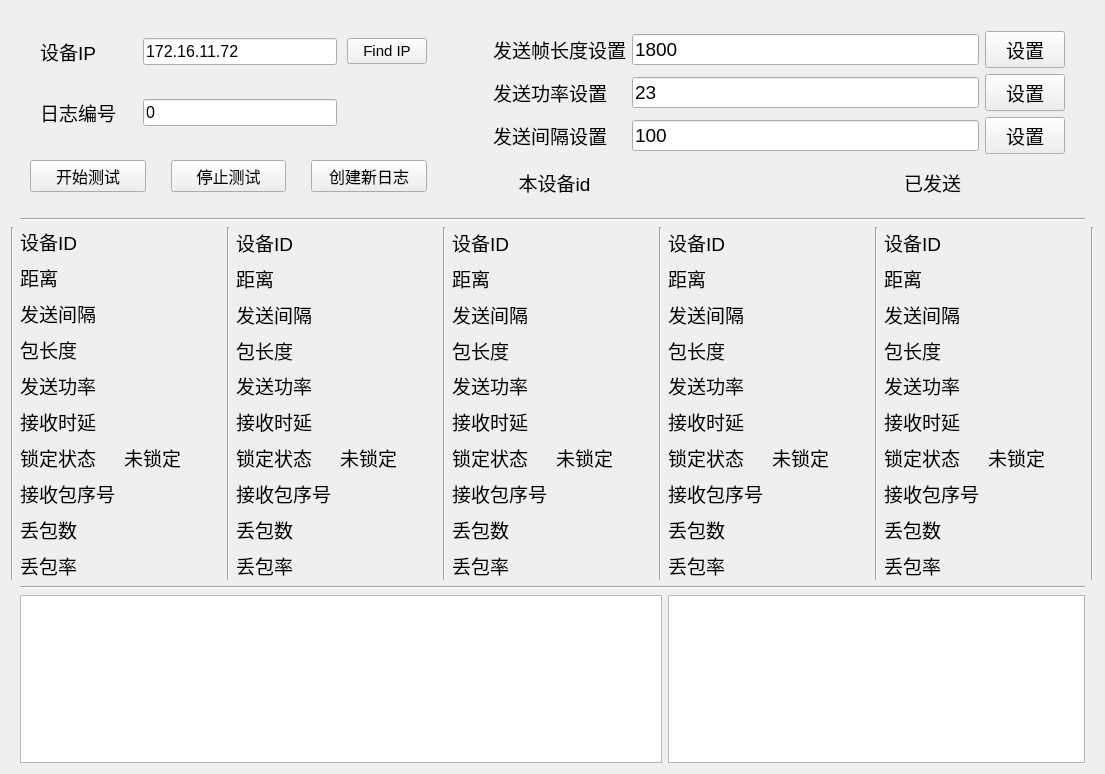
<?xml version="1.0" encoding="UTF-8"?>
<ui version="4.0">
 <class>Form</class>
 <widget class="QWidget" name="Form">
  <property name="enabled">
   <bool>true</bool>
  </property>
  <property name="geometry">
   <rect>
    <x>0</x>
    <y>0</y>
    <width>1105</width>
    <height>774</height>
   </rect>
  </property>
  <property name="sizePolicy">
   <sizepolicy hsizetype="Preferred" vsizetype="Preferred">
    <horstretch>0</horstretch>
    <verstretch>0</verstretch>
   </sizepolicy>
  </property>
  <property name="mouseTracking">
   <bool>false</bool>
  </property>
  <property name="windowTitle">
   <string>V2X通信测试工具 v1.0      (by Dedia)</string>
  </property>
  <property name="layoutDirection">
   <enum>Qt::LeftToRight</enum>
  </property>
  <layout class="QGridLayout" name="gridLayout_10">
   <item row="4" column="1" colspan="9">
    <widget class="Line" name="line_3">
     <property name="orientation">
      <enum>Qt::Horizontal</enum>
     </property>
    </widget>
   </item>
   <item row="3" column="5">
    <layout class="QGridLayout" name="gridLayout_6">
     <item row="0" column="0">
      <widget class="QLabel" name="label_31">
       <property name="font">
        <font>
         <family>Arial</family>
         <pointsize>14</pointsize>
        </font>
       </property>
       <property name="text">
        <string>设备ID</string>
       </property>
      </widget>
     </item>
     <item row="0" column="1">
      <widget class="QLabel" name="label_deviceId_3">
       <property name="font">
        <font>
         <family>Arial</family>
         <pointsize>14</pointsize>
        </font>
       </property>
       <property name="text">
        <string/>
       </property>
      </widget>
     </item>
     <item row="1" column="0">
      <widget class="QLabel" name="label_32">
       <property name="font">
        <font>
         <family>Arial</family>
         <pointsize>14</pointsize>
        </font>
       </property>
       <property name="text">
        <string>距离</string>
       </property>
      </widget>
     </item>
     <item row="1" column="1">
      <widget class="QLabel" name="label_deviceDist_3">
       <property name="font">
        <font>
         <family>Arial</family>
         <pointsize>14</pointsize>
        </font>
       </property>
       <property name="text">
        <string/>
       </property>
      </widget>
     </item>
     <item row="2" column="0">
      <widget class="QLabel" name="label_33">
       <property name="font">
        <font>
         <family>Arial</family>
         <pointsize>14</pointsize>
        </font>
       </property>
       <property name="text">
        <string>发送间隔</string>
       </property>
      </widget>
     </item>
     <item row="2" column="1">
      <widget class="QLabel" name="label_sendInt_3">
       <property name="font">
        <font>
         <family>Arial</family>
         <pointsize>14</pointsize>
        </font>
       </property>
       <property name="text">
        <string/>
       </property>
      </widget>
     </item>
     <item row="3" column="0">
      <widget class="QLabel" name="label_34">
       <property name="font">
        <font>
         <family>Arial</family>
         <pointsize>14</pointsize>
        </font>
       </property>
       <property name="text">
        <string>包长度</string>
       </property>
      </widget>
     </item>
     <item row="3" column="1">
      <widget class="QLabel" name="label_long_3">
       <property name="font">
        <font>
         <family>Arial</family>
         <pointsize>14</pointsize>
        </font>
       </property>
       <property name="text">
        <string/>
       </property>
      </widget>
     </item>
     <item row="4" column="0">
      <widget class="QLabel" name="label_35">
       <property name="font">
        <font>
         <family>Arial</family>
         <pointsize>14</pointsize>
        </font>
       </property>
       <property name="text">
        <string>发送功率</string>
       </property>
      </widget>
     </item>
     <item row="4" column="1">
      <widget class="QLabel" name="label_power_3">
       <property name="font">
        <font>
         <family>Arial</family>
         <pointsize>14</pointsize>
        </font>
       </property>
       <property name="text">
        <string/>
       </property>
      </widget>
     </item>
     <item row="5" column="0">
      <widget class="QLabel" name="label_36">
       <property name="font">
        <font>
         <family>Arial</family>
         <pointsize>14</pointsize>
        </font>
       </property>
       <property name="text">
        <string>接收时延</string>
       </property>
      </widget>
     </item>
     <item row="5" column="1">
      <widget class="QLabel" name="label_delay_3">
       <property name="font">
        <font>
         <family>Arial</family>
         <pointsize>14</pointsize>
        </font>
       </property>
       <property name="text">
        <string/>
       </property>
      </widget>
     </item>
     <item row="6" column="0">
      <widget class="QLabel" name="label_37">
       <property name="font">
        <font>
         <family>Arial</family>
         <pointsize>14</pointsize>
        </font>
       </property>
       <property name="text">
        <string>锁定状态</string>
       </property>
      </widget>
     </item>
     <item row="6" column="1">
      <widget class="QLabel" name="label_status_3">
       <property name="font">
        <font>
         <family>Arial</family>
         <pointsize>14</pointsize>
        </font>
       </property>
       <property name="text">
        <string>未锁定</string>
       </property>
      </widget>
     </item>
     <item row="7" column="0">
      <widget class="QLabel" name="label_38">
       <property name="font">
        <font>
         <family>Arial</family>
         <pointsize>14</pointsize>
        </font>
       </property>
       <property name="text">
        <string>接收包序号</string>
       </property>
      </widget>
     </item>
     <item row="7" column="1">
      <widget class="QLabel" name="label_index_3">
       <property name="font">
        <font>
         <family>Arial</family>
         <pointsize>14</pointsize>
        </font>
       </property>
       <property name="text">
        <string/>
       </property>
      </widget>
     </item>
     <item row="8" column="0">
      <widget class="QLabel" name="label_39">
       <property name="font">
        <font>
         <family>Arial</family>
         <pointsize>14</pointsize>
        </font>
       </property>
       <property name="text">
        <string>丢包数</string>
       </property>
      </widget>
     </item>
     <item row="8" column="1">
      <widget class="QLabel" name="label_lostCnt_3">
       <property name="font">
        <font>
         <family>Arial</family>
         <pointsize>14</pointsize>
        </font>
       </property>
       <property name="text">
        <string/>
       </property>
      </widget>
     </item>
     <item row="9" column="0">
      <widget class="QLabel" name="label_40">
       <property name="font">
        <font>
         <family>Arial</family>
         <pointsize>14</pointsize>
        </font>
       </property>
       <property name="text">
        <string>丢包率</string>
       </property>
      </widget>
     </item>
     <item row="9" column="1">
      <widget class="QLabel" name="label_lostLv_3">
       <property name="font">
        <font>
         <family>Arial</family>
         <pointsize>14</pointsize>
        </font>
       </property>
       <property name="text">
        <string/>
       </property>
      </widget>
     </item>
    </layout>
   </item>
   <item row="3" column="8">
    <widget class="Line" name="line_12">
     <property name="orientation">
      <enum>Qt::Vertical</enum>
     </property>
    </widget>
   </item>
   <item row="1" column="1" colspan="3">
    <layout class="QGridLayout" name="gridLayout_4" rowstretch="0">
     <property name="leftMargin">
      <number>10</number>
     </property>
     <property name="rightMargin">
      <number>10</number>
     </property>
     <property name="bottomMargin">
      <number>20</number>
     </property>
     <property name="horizontalSpacing">
      <number>25</number>
     </property>
     <item row="0" column="0">
      <widget class="QPushButton" name="pushButton_connect">
       <property name="font">
        <font>
         <family>黑体</family>
         <pointsize>12</pointsize>
         <weight>50</weight>
         <bold>false</bold>
        </font>
       </property>
       <property name="styleSheet">
        <string notr="true"/>
       </property>
       <property name="text">
        <string>开始测试</string>
       </property>
      </widget>
     </item>
     <item row="0" column="1">
      <widget class="QPushButton" name="pushButton_closeconnect">
       <property name="font">
        <font>
         <family>黑体</family>
         <pointsize>12</pointsize>
         <weight>50</weight>
         <bold>false</bold>
        </font>
       </property>
       <property name="styleSheet">
        <string notr="true"/>
       </property>
       <property name="text">
        <string>停止测试</string>
       </property>
      </widget>
     </item>
     <item row="0" column="2">
      <widget class="QPushButton" name="pushButton_relog">
       <property name="font">
        <font>
         <family>黑体</family>
         <pointsize>12</pointsize>
         <weight>50</weight>
         <bold>false</bold>
        </font>
       </property>
       <property name="styleSheet">
        <string notr="true"/>
       </property>
       <property name="text">
        <string>创建新日志</string>
       </property>
      </widget>
     </item>
    </layout>
   </item>
   <item row="0" column="1" colspan="3">
    <layout class="QGridLayout" name="gridLayout_3">
     <property name="leftMargin">
      <number>20</number>
     </property>
     <property name="rightMargin">
      <number>10</number>
     </property>
     <property name="horizontalSpacing">
      <number>10</number>
     </property>
     <item row="1" column="1">
      <widget class="QLineEdit" name="lineEdit_xh">
       <property name="font">
        <font>
         <family>Arial</family>
         <pointsize>12</pointsize>
        </font>
       </property>
       <property name="text">
        <string>0</string>
       </property>
      </widget>
     </item>
     <item row="1" column="0">
      <widget class="QLabel" name="label_10">
       <property name="font">
        <font>
         <family>Arial</family>
         <pointsize>14</pointsize>
        </font>
       </property>
       <property name="text">
        <string>日志编号</string>
       </property>
      </widget>
     </item>
     <item row="0" column="0">
      <widget class="QLabel" name="lab_dip">
       <property name="font">
        <font>
         <family>Arial</family>
         <pointsize>14</pointsize>
        </font>
       </property>
       <property name="styleSheet">
        <string notr="true"/>
       </property>
       <property name="text">
        <string>设备IP       </string>
       </property>
      </widget>
     </item>
     <item row="0" column="1">
      <widget class="QLineEdit" name="lineEdit_ip">
       <property name="font">
        <font>
         <family>Arial</family>
         <pointsize>12</pointsize>
        </font>
       </property>
       <property name="text">
        <string>172.16.11.72</string>
       </property>
      </widget>
     </item>
     <item row="0" column="2">
      <widget class="QPushButton" name="pushButton_findip">
       <property name="font">
        <font>
         <family>Arial</family>
         <pointsize>11</pointsize>
        </font>
       </property>
       <property name="text">
        <string>Find IP</string>
       </property>
      </widget>
     </item>
    </layout>
   </item>
   <item row="3" column="6">
    <widget class="Line" name="line_11">
     <property name="orientation">
      <enum>Qt::Vertical</enum>
     </property>
    </widget>
   </item>
   <item row="3" column="7">
    <layout class="QGridLayout" name="gridLayout_7">
     <item row="0" column="0">
      <widget class="QLabel" name="label_41">
       <property name="font">
        <font>
         <family>Arial</family>
         <pointsize>14</pointsize>
        </font>
       </property>
       <property name="text">
        <string>设备ID</string>
       </property>
      </widget>
     </item>
     <item row="0" column="1">
      <widget class="QLabel" name="label_deviceId_4">
       <property name="font">
        <font>
         <family>Arial</family>
         <pointsize>14</pointsize>
        </font>
       </property>
       <property name="text">
        <string/>
       </property>
      </widget>
     </item>
     <item row="1" column="0">
      <widget class="QLabel" name="label_42">
       <property name="font">
        <font>
         <family>Arial</family>
         <pointsize>14</pointsize>
        </font>
       </property>
       <property name="text">
        <string>距离</string>
       </property>
      </widget>
     </item>
     <item row="1" column="1">
      <widget class="QLabel" name="label_deviceDist_4">
       <property name="font">
        <font>
         <family>Arial</family>
         <pointsize>14</pointsize>
        </font>
       </property>
       <property name="text">
        <string/>
       </property>
      </widget>
     </item>
     <item row="2" column="0">
      <widget class="QLabel" name="label_43">
       <property name="font">
        <font>
         <family>Arial</family>
         <pointsize>14</pointsize>
        </font>
       </property>
       <property name="text">
        <string>发送间隔</string>
       </property>
      </widget>
     </item>
     <item row="2" column="1">
      <widget class="QLabel" name="label_sendInt_4">
       <property name="font">
        <font>
         <family>Arial</family>
         <pointsize>14</pointsize>
        </font>
       </property>
       <property name="text">
        <string/>
       </property>
      </widget>
     </item>
     <item row="3" column="0">
      <widget class="QLabel" name="label_44">
       <property name="font">
        <font>
         <family>Arial</family>
         <pointsize>14</pointsize>
        </font>
       </property>
       <property name="text">
        <string>包长度</string>
       </property>
      </widget>
     </item>
     <item row="3" column="1">
      <widget class="QLabel" name="label_long_4">
       <property name="font">
        <font>
         <family>Arial</family>
         <pointsize>14</pointsize>
        </font>
       </property>
       <property name="text">
        <string/>
       </property>
      </widget>
     </item>
     <item row="4" column="0">
      <widget class="QLabel" name="label_45">
       <property name="font">
        <font>
         <family>Arial</family>
         <pointsize>14</pointsize>
        </font>
       </property>
       <property name="text">
        <string>发送功率</string>
       </property>
      </widget>
     </item>
     <item row="4" column="1">
      <widget class="QLabel" name="label_power_4">
       <property name="font">
        <font>
         <family>Arial</family>
         <pointsize>14</pointsize>
        </font>
       </property>
       <property name="text">
        <string/>
       </property>
      </widget>
     </item>
     <item row="5" column="0">
      <widget class="QLabel" name="label_46">
       <property name="font">
        <font>
         <family>Arial</family>
         <pointsize>14</pointsize>
        </font>
       </property>
       <property name="text">
        <string>接收时延</string>
       </property>
      </widget>
     </item>
     <item row="5" column="1">
      <widget class="QLabel" name="label_delay_4">
       <property name="font">
        <font>
         <family>Arial</family>
         <pointsize>14</pointsize>
        </font>
       </property>
       <property name="text">
        <string/>
       </property>
      </widget>
     </item>
     <item row="6" column="0">
      <widget class="QLabel" name="label_47">
       <property name="font">
        <font>
         <family>Arial</family>
         <pointsize>14</pointsize>
        </font>
       </property>
       <property name="text">
        <string>锁定状态</string>
       </property>
      </widget>
     </item>
     <item row="6" column="1">
      <widget class="QLabel" name="label_status_4">
       <property name="font">
        <font>
         <family>Arial</family>
         <pointsize>14</pointsize>
        </font>
       </property>
       <property name="text">
        <string>未锁定</string>
       </property>
      </widget>
     </item>
     <item row="7" column="0">
      <widget class="QLabel" name="label_48">
       <property name="font">
        <font>
         <family>Arial</family>
         <pointsize>14</pointsize>
        </font>
       </property>
       <property name="text">
        <string>接收包序号</string>
       </property>
      </widget>
     </item>
     <item row="7" column="1">
      <widget class="QLabel" name="label_index_4">
       <property name="font">
        <font>
         <family>Arial</family>
         <pointsize>14</pointsize>
        </font>
       </property>
       <property name="text">
        <string/>
       </property>
      </widget>
     </item>
     <item row="8" column="0">
      <widget class="QLabel" name="label_49">
       <property name="font">
        <font>
         <family>Arial</family>
         <pointsize>14</pointsize>
        </font>
       </property>
       <property name="text">
        <string>丢包数</string>
       </property>
      </widget>
     </item>
     <item row="8" column="1">
      <widget class="QLabel" name="label_lostCnt_4">
       <property name="font">
        <font>
         <family>Arial</family>
         <pointsize>14</pointsize>
        </font>
       </property>
       <property name="text">
        <string/>
       </property>
      </widget>
     </item>
     <item row="9" column="0">
      <widget class="QLabel" name="label_50">
       <property name="font">
        <font>
         <family>Arial</family>
         <pointsize>14</pointsize>
        </font>
       </property>
       <property name="text">
        <string>丢包率</string>
       </property>
      </widget>
     </item>
     <item row="9" column="1">
      <widget class="QLabel" name="label_lostLv_4">
       <property name="font">
        <font>
         <family>Arial</family>
         <pointsize>14</pointsize>
        </font>
       </property>
       <property name="text">
        <string/>
       </property>
      </widget>
     </item>
    </layout>
   </item>
   <item row="2" column="1" colspan="9">
    <widget class="Line" name="line_22">
     <property name="orientation">
      <enum>Qt::Horizontal</enum>
     </property>
    </widget>
   </item>
   <item row="3" column="10">
    <widget class="Line" name="line_2">
     <property name="orientation">
      <enum>Qt::Vertical</enum>
     </property>
    </widget>
   </item>
   <item row="3" column="1">
    <layout class="QGridLayout" name="gridLayout">
     <property name="verticalSpacing">
      <number>7</number>
     </property>
     <item row="0" column="0">
      <widget class="QLabel" name="label_11">
       <property name="font">
        <font>
         <family>Arial</family>
         <pointsize>14</pointsize>
        </font>
       </property>
       <property name="text">
        <string>设备ID</string>
       </property>
      </widget>
     </item>
     <item row="0" column="1">
      <widget class="QLabel" name="label_deviceId">
       <property name="font">
        <font>
         <family>Arial</family>
         <pointsize>14</pointsize>
        </font>
       </property>
       <property name="text">
        <string/>
       </property>
      </widget>
     </item>
     <item row="3" column="0">
      <widget class="QLabel" name="label_19">
       <property name="font">
        <font>
         <family>Arial</family>
         <pointsize>14</pointsize>
        </font>
       </property>
       <property name="text">
        <string>包长度</string>
       </property>
      </widget>
     </item>
     <item row="7" column="0">
      <widget class="QLabel" name="label_27">
       <property name="font">
        <font>
         <family>Arial</family>
         <pointsize>14</pointsize>
        </font>
       </property>
       <property name="text">
        <string>接收包序号</string>
       </property>
      </widget>
     </item>
     <item row="2" column="0">
      <widget class="QLabel" name="label_15">
       <property name="font">
        <font>
         <family>Arial</family>
         <pointsize>14</pointsize>
        </font>
       </property>
       <property name="text">
        <string>发送间隔</string>
       </property>
      </widget>
     </item>
     <item row="2" column="1">
      <widget class="QLabel" name="label_sendInt">
       <property name="font">
        <font>
         <family>Arial</family>
         <pointsize>14</pointsize>
        </font>
       </property>
       <property name="text">
        <string/>
       </property>
      </widget>
     </item>
     <item row="3" column="1">
      <widget class="QLabel" name="label_long">
       <property name="font">
        <font>
         <family>Arial</family>
         <pointsize>14</pointsize>
        </font>
       </property>
       <property name="text">
        <string/>
       </property>
      </widget>
     </item>
     <item row="4" column="1">
      <widget class="QLabel" name="label_power">
       <property name="font">
        <font>
         <family>Arial</family>
         <pointsize>14</pointsize>
        </font>
       </property>
       <property name="text">
        <string/>
       </property>
      </widget>
     </item>
     <item row="9" column="0">
      <widget class="QLabel" name="label_17">
       <property name="font">
        <font>
         <family>Arial</family>
         <pointsize>14</pointsize>
        </font>
       </property>
       <property name="text">
        <string>丢包率</string>
       </property>
      </widget>
     </item>
     <item row="6" column="1">
      <widget class="QLabel" name="label_status">
       <property name="font">
        <font>
         <family>Arial</family>
         <pointsize>14</pointsize>
        </font>
       </property>
       <property name="text">
        <string>未锁定</string>
       </property>
      </widget>
     </item>
     <item row="1" column="1">
      <widget class="QLabel" name="label_deviceDist">
       <property name="font">
        <font>
         <family>Arial</family>
         <pointsize>14</pointsize>
        </font>
       </property>
       <property name="text">
        <string/>
       </property>
      </widget>
     </item>
     <item row="7" column="1">
      <widget class="QLabel" name="label_index">
       <property name="font">
        <font>
         <family>Arial</family>
         <pointsize>14</pointsize>
        </font>
       </property>
       <property name="text">
        <string/>
       </property>
      </widget>
     </item>
     <item row="8" column="1">
      <widget class="QLabel" name="label_lostCnt">
       <property name="font">
        <font>
         <family>Arial</family>
         <pointsize>14</pointsize>
        </font>
       </property>
       <property name="text">
        <string/>
       </property>
      </widget>
     </item>
     <item row="1" column="0">
      <widget class="QLabel" name="label_13">
       <property name="font">
        <font>
         <family>Arial</family>
         <pointsize>14</pointsize>
        </font>
       </property>
       <property name="text">
        <string>距离</string>
       </property>
      </widget>
     </item>
     <item row="5" column="0">
      <widget class="QLabel" name="label_23">
       <property name="font">
        <font>
         <family>Arial</family>
         <pointsize>14</pointsize>
        </font>
       </property>
       <property name="text">
        <string>接收时延</string>
       </property>
      </widget>
     </item>
     <item row="5" column="1">
      <widget class="QLabel" name="label_delay">
       <property name="font">
        <font>
         <family>Arial</family>
         <pointsize>14</pointsize>
        </font>
       </property>
       <property name="text">
        <string/>
       </property>
      </widget>
     </item>
     <item row="6" column="0">
      <widget class="QLabel" name="label_25">
       <property name="font">
        <font>
         <family>Arial</family>
         <pointsize>14</pointsize>
        </font>
       </property>
       <property name="text">
        <string>锁定状态</string>
       </property>
      </widget>
     </item>
     <item row="4" column="0">
      <widget class="QLabel" name="label_21">
       <property name="font">
        <font>
         <family>Arial</family>
         <pointsize>14</pointsize>
        </font>
       </property>
       <property name="text">
        <string>发送功率</string>
       </property>
      </widget>
     </item>
     <item row="9" column="1">
      <widget class="QLabel" name="label_lostLv">
       <property name="font">
        <font>
         <family>Arial</family>
         <pointsize>14</pointsize>
        </font>
       </property>
       <property name="text">
        <string/>
       </property>
      </widget>
     </item>
     <item row="8" column="0">
      <widget class="QLabel" name="label_29">
       <property name="font">
        <font>
         <family>Arial</family>
         <pointsize>14</pointsize>
        </font>
       </property>
       <property name="text">
        <string>丢包数</string>
       </property>
      </widget>
     </item>
    </layout>
   </item>
   <item row="3" column="0">
    <widget class="Line" name="line">
     <property name="orientation">
      <enum>Qt::Vertical</enum>
     </property>
    </widget>
   </item>
   <item row="3" column="4">
    <widget class="Line" name="line_8">
     <property name="orientation">
      <enum>Qt::Vertical</enum>
     </property>
    </widget>
   </item>
   <item row="1" column="5" colspan="3">
    <layout class="QGridLayout" name="gridLayout_9" rowstretch="0">
     <property name="bottomMargin">
      <number>7</number>
     </property>
     <property name="horizontalSpacing">
      <number>7</number>
     </property>
     <property name="verticalSpacing">
      <number>0</number>
     </property>
     <item row="0" column="0">
      <widget class="QLabel" name="label">
       <property name="font">
        <font>
         <family>Arial</family>
         <pointsize>14</pointsize>
        </font>
       </property>
       <property name="layoutDirection">
        <enum>Qt::LeftToRight</enum>
       </property>
       <property name="text">
        <string>本设备id</string>
       </property>
       <property name="alignment">
        <set>Qt::AlignCenter</set>
       </property>
      </widget>
     </item>
     <item row="0" column="1">
      <widget class="QLabel" name="label_bid">
       <property name="font">
        <font>
         <family>Arial</family>
         <pointsize>14</pointsize>
        </font>
       </property>
       <property name="text">
        <string/>
       </property>
      </widget>
     </item>
    </layout>
   </item>
   <item row="3" column="2">
    <widget class="Line" name="line_7">
     <property name="orientation">
      <enum>Qt::Vertical</enum>
     </property>
    </widget>
   </item>
   <item row="0" column="4" colspan="6">
    <layout class="QGridLayout" name="gridLayout_2">
     <property name="leftMargin">
      <number>50</number>
     </property>
     <property name="topMargin">
      <number>20</number>
     </property>
     <property name="rightMargin">
      <number>20</number>
     </property>
     <item row="2" column="0">
      <widget class="QLabel" name="label_9">
       <property name="font">
        <font>
         <family>Arial</family>
         <pointsize>14</pointsize>
        </font>
       </property>
       <property name="text">
        <string>发送间隔设置</string>
       </property>
      </widget>
     </item>
     <item row="2" column="2">
      <widget class="QPushButton" name="pushButton_hzset">
       <property name="font">
        <font>
         <family>Arial</family>
         <pointsize>14</pointsize>
        </font>
       </property>
       <property name="text">
        <string>设置</string>
       </property>
      </widget>
     </item>
     <item row="0" column="0">
      <widget class="QLabel" name="label_7">
       <property name="font">
        <font>
         <family>Arial</family>
         <pointsize>14</pointsize>
        </font>
       </property>
       <property name="text">
        <string>发送帧长度设置</string>
       </property>
      </widget>
     </item>
     <item row="0" column="2">
      <widget class="QPushButton" name="pushButton_lenset">
       <property name="font">
        <font>
         <family>Arial</family>
         <pointsize>14</pointsize>
        </font>
       </property>
       <property name="text">
        <string>设置</string>
       </property>
      </widget>
     </item>
     <item row="1" column="0">
      <widget class="QLabel" name="label_8">
       <property name="font">
        <font>
         <family>Arial</family>
         <pointsize>14</pointsize>
        </font>
       </property>
       <property name="text">
        <string>发送功率设置</string>
       </property>
      </widget>
     </item>
     <item row="1" column="1">
      <widget class="QLineEdit" name="lineEdit_pow">
       <property name="font">
        <font>
         <family>Arial</family>
         <pointsize>14</pointsize>
        </font>
       </property>
       <property name="text">
        <string>23</string>
       </property>
      </widget>
     </item>
     <item row="0" column="1">
      <widget class="QLineEdit" name="lineEdit_len">
       <property name="font">
        <font>
         <family>Arial</family>
         <pointsize>14</pointsize>
        </font>
       </property>
       <property name="text">
        <string>1800</string>
       </property>
      </widget>
     </item>
     <item row="2" column="1">
      <widget class="QLineEdit" name="lineEdit_hz">
       <property name="font">
        <font>
         <family>Arial</family>
         <pointsize>14</pointsize>
        </font>
       </property>
       <property name="text">
        <string>100</string>
       </property>
      </widget>
     </item>
     <item row="1" column="2">
      <widget class="QPushButton" name="pushButton_powset">
       <property name="font">
        <font>
         <family>Arial</family>
         <pointsize>14</pointsize>
        </font>
       </property>
       <property name="text">
        <string>设置</string>
       </property>
      </widget>
     </item>
    </layout>
   </item>
   <item row="3" column="9">
    <layout class="QGridLayout" name="gridLayout_8">
     <item row="0" column="0">
      <widget class="QLabel" name="label_51">
       <property name="font">
        <font>
         <family>Arial</family>
         <pointsize>14</pointsize>
        </font>
       </property>
       <property name="text">
        <string>设备ID</string>
       </property>
      </widget>
     </item>
     <item row="0" column="1">
      <widget class="QLabel" name="label_deviceId_5">
       <property name="font">
        <font>
         <family>Arial</family>
         <pointsize>14</pointsize>
        </font>
       </property>
       <property name="text">
        <string/>
       </property>
      </widget>
     </item>
     <item row="1" column="0">
      <widget class="QLabel" name="label_52">
       <property name="font">
        <font>
         <family>Arial</family>
         <pointsize>14</pointsize>
        </font>
       </property>
       <property name="text">
        <string>距离</string>
       </property>
      </widget>
     </item>
     <item row="1" column="1">
      <widget class="QLabel" name="label_deviceDist_5">
       <property name="font">
        <font>
         <family>Arial</family>
         <pointsize>14</pointsize>
        </font>
       </property>
       <property name="text">
        <string/>
       </property>
      </widget>
     </item>
     <item row="2" column="0">
      <widget class="QLabel" name="label_53">
       <property name="font">
        <font>
         <family>Arial</family>
         <pointsize>14</pointsize>
        </font>
       </property>
       <property name="text">
        <string>发送间隔</string>
       </property>
      </widget>
     </item>
     <item row="2" column="1">
      <widget class="QLabel" name="label_sendInt_5">
       <property name="font">
        <font>
         <family>Arial</family>
         <pointsize>14</pointsize>
        </font>
       </property>
       <property name="text">
        <string/>
       </property>
      </widget>
     </item>
     <item row="3" column="0">
      <widget class="QLabel" name="label_54">
       <property name="font">
        <font>
         <family>Arial</family>
         <pointsize>14</pointsize>
        </font>
       </property>
       <property name="text">
        <string>包长度</string>
       </property>
      </widget>
     </item>
     <item row="3" column="1">
      <widget class="QLabel" name="label_long_5">
       <property name="font">
        <font>
         <family>Arial</family>
         <pointsize>14</pointsize>
        </font>
       </property>
       <property name="text">
        <string/>
       </property>
      </widget>
     </item>
     <item row="4" column="0">
      <widget class="QLabel" name="label_55">
       <property name="font">
        <font>
         <family>Arial</family>
         <pointsize>14</pointsize>
        </font>
       </property>
       <property name="text">
        <string>发送功率</string>
       </property>
      </widget>
     </item>
     <item row="4" column="1">
      <widget class="QLabel" name="label_power_5">
       <property name="font">
        <font>
         <family>Arial</family>
         <pointsize>14</pointsize>
        </font>
       </property>
       <property name="text">
        <string/>
       </property>
      </widget>
     </item>
     <item row="5" column="0">
      <widget class="QLabel" name="label_56">
       <property name="font">
        <font>
         <family>Arial</family>
         <pointsize>14</pointsize>
        </font>
       </property>
       <property name="text">
        <string>接收时延</string>
       </property>
      </widget>
     </item>
     <item row="5" column="1">
      <widget class="QLabel" name="label_delay_5">
       <property name="font">
        <font>
         <family>Arial</family>
         <pointsize>14</pointsize>
        </font>
       </property>
       <property name="text">
        <string/>
       </property>
      </widget>
     </item>
     <item row="6" column="0">
      <widget class="QLabel" name="label_57">
       <property name="font">
        <font>
         <family>Arial</family>
         <pointsize>14</pointsize>
        </font>
       </property>
       <property name="text">
        <string>锁定状态</string>
       </property>
      </widget>
     </item>
     <item row="6" column="1">
      <widget class="QLabel" name="label_status_5">
       <property name="font">
        <font>
         <family>Arial</family>
         <pointsize>14</pointsize>
        </font>
       </property>
       <property name="text">
        <string>未锁定</string>
       </property>
      </widget>
     </item>
     <item row="7" column="0">
      <widget class="QLabel" name="label_58">
       <property name="font">
        <font>
         <family>Arial</family>
         <pointsize>14</pointsize>
        </font>
       </property>
       <property name="text">
        <string>接收包序号</string>
       </property>
      </widget>
     </item>
     <item row="7" column="1">
      <widget class="QLabel" name="label_index_5">
       <property name="font">
        <font>
         <family>Arial</family>
         <pointsize>14</pointsize>
        </font>
       </property>
       <property name="text">
        <string/>
       </property>
      </widget>
     </item>
     <item row="8" column="0">
      <widget class="QLabel" name="label_59">
       <property name="font">
        <font>
         <family>Arial</family>
         <pointsize>14</pointsize>
        </font>
       </property>
       <property name="text">
        <string>丢包数</string>
       </property>
      </widget>
     </item>
     <item row="8" column="1">
      <widget class="QLabel" name="label_lostCnt_5">
       <property name="font">
        <font>
         <family>Arial</family>
         <pointsize>14</pointsize>
        </font>
       </property>
       <property name="text">
        <string/>
       </property>
      </widget>
     </item>
     <item row="9" column="0">
      <widget class="QLabel" name="label_60">
       <property name="font">
        <font>
         <family>Arial</family>
         <pointsize>14</pointsize>
        </font>
       </property>
       <property name="text">
        <string>丢包率</string>
       </property>
      </widget>
     </item>
     <item row="9" column="1">
      <widget class="QLabel" name="label_lostLv_5">
       <property name="font">
        <font>
         <family>Arial</family>
         <pointsize>14</pointsize>
        </font>
       </property>
       <property name="text">
        <string/>
       </property>
      </widget>
     </item>
    </layout>
   </item>
   <item row="3" column="3">
    <layout class="QGridLayout" name="gridLayout_5">
     <item row="0" column="1">
      <widget class="QLabel" name="label_deviceId_2">
       <property name="font">
        <font>
         <family>Arial</family>
         <pointsize>14</pointsize>
        </font>
       </property>
       <property name="text">
        <string/>
       </property>
      </widget>
     </item>
     <item row="1" column="0">
      <widget class="QLabel" name="label_14">
       <property name="font">
        <font>
         <family>Arial</family>
         <pointsize>14</pointsize>
        </font>
       </property>
       <property name="text">
        <string>距离</string>
       </property>
      </widget>
     </item>
     <item row="1" column="1">
      <widget class="QLabel" name="label_deviceDist_2">
       <property name="font">
        <font>
         <family>Arial</family>
         <pointsize>14</pointsize>
        </font>
       </property>
       <property name="text">
        <string/>
       </property>
      </widget>
     </item>
     <item row="2" column="0">
      <widget class="QLabel" name="label_16">
       <property name="font">
        <font>
         <family>Arial</family>
         <pointsize>14</pointsize>
        </font>
       </property>
       <property name="text">
        <string>发送间隔</string>
       </property>
      </widget>
     </item>
     <item row="2" column="1">
      <widget class="QLabel" name="label_sendInt_2">
       <property name="font">
        <font>
         <family>Arial</family>
         <pointsize>14</pointsize>
        </font>
       </property>
       <property name="text">
        <string/>
       </property>
      </widget>
     </item>
     <item row="3" column="0">
      <widget class="QLabel" name="label_20">
       <property name="font">
        <font>
         <family>Arial</family>
         <pointsize>14</pointsize>
        </font>
       </property>
       <property name="text">
        <string>包长度</string>
       </property>
      </widget>
     </item>
     <item row="3" column="1">
      <widget class="QLabel" name="label_long_2">
       <property name="font">
        <font>
         <family>Arial</family>
         <pointsize>14</pointsize>
        </font>
       </property>
       <property name="text">
        <string/>
       </property>
      </widget>
     </item>
     <item row="4" column="0">
      <widget class="QLabel" name="label_22">
       <property name="font">
        <font>
         <family>Arial</family>
         <pointsize>14</pointsize>
        </font>
       </property>
       <property name="text">
        <string>发送功率</string>
       </property>
      </widget>
     </item>
     <item row="4" column="1">
      <widget class="QLabel" name="label_power_2">
       <property name="font">
        <font>
         <family>Arial</family>
         <pointsize>14</pointsize>
        </font>
       </property>
       <property name="text">
        <string/>
       </property>
      </widget>
     </item>
     <item row="5" column="0">
      <widget class="QLabel" name="label_24">
       <property name="font">
        <font>
         <family>Arial</family>
         <pointsize>14</pointsize>
        </font>
       </property>
       <property name="text">
        <string>接收时延</string>
       </property>
      </widget>
     </item>
     <item row="5" column="1">
      <widget class="QLabel" name="label_delay_2">
       <property name="font">
        <font>
         <family>Arial</family>
         <pointsize>14</pointsize>
        </font>
       </property>
       <property name="text">
        <string/>
       </property>
      </widget>
     </item>
     <item row="6" column="0">
      <widget class="QLabel" name="label_26">
       <property name="font">
        <font>
         <family>Arial</family>
         <pointsize>14</pointsize>
        </font>
       </property>
       <property name="text">
        <string>锁定状态</string>
       </property>
      </widget>
     </item>
     <item row="6" column="1">
      <widget class="QLabel" name="label_status_2">
       <property name="font">
        <font>
         <family>Arial</family>
         <pointsize>14</pointsize>
        </font>
       </property>
       <property name="text">
        <string>未锁定</string>
       </property>
      </widget>
     </item>
     <item row="7" column="0">
      <widget class="QLabel" name="label_28">
       <property name="font">
        <font>
         <family>Arial</family>
         <pointsize>14</pointsize>
        </font>
       </property>
       <property name="text">
        <string>接收包序号</string>
       </property>
      </widget>
     </item>
     <item row="7" column="1">
      <widget class="QLabel" name="label_index_2">
       <property name="font">
        <font>
         <family>Arial</family>
         <pointsize>14</pointsize>
        </font>
       </property>
       <property name="text">
        <string/>
       </property>
      </widget>
     </item>
     <item row="8" column="0">
      <widget class="QLabel" name="label_30">
       <property name="font">
        <font>
         <family>Arial</family>
         <pointsize>14</pointsize>
        </font>
       </property>
       <property name="text">
        <string>丢包数</string>
       </property>
      </widget>
     </item>
     <item row="8" column="1">
      <widget class="QLabel" name="label_lostCnt_2">
       <property name="font">
        <font>
         <family>Arial</family>
         <pointsize>14</pointsize>
        </font>
       </property>
       <property name="text">
        <string/>
       </property>
      </widget>
     </item>
     <item row="9" column="0">
      <widget class="QLabel" name="label_18">
       <property name="font">
        <font>
         <family>Arial</family>
         <pointsize>14</pointsize>
        </font>
       </property>
       <property name="text">
        <string>丢包率</string>
       </property>
      </widget>
     </item>
     <item row="9" column="1">
      <widget class="QLabel" name="label_lostLv_2">
       <property name="font">
        <font>
         <family>Arial</family>
         <pointsize>14</pointsize>
        </font>
       </property>
       <property name="text">
        <string/>
       </property>
      </widget>
     </item>
     <item row="0" column="0">
      <widget class="QLabel" name="label_12">
       <property name="font">
        <font>
         <family>Arial</family>
         <pointsize>14</pointsize>
        </font>
       </property>
       <property name="text">
        <string>设备ID</string>
       </property>
      </widget>
     </item>
    </layout>
   </item>
   <item row="5" column="1" colspan="6">
    <widget class="QTextEdit" name="textEdit"/>
   </item>
   <item row="5" column="7" colspan="3">
    <widget class="QListView" name="listView"/>
   </item>
   <item row="1" column="9">
    <layout class="QGridLayout" name="gridLayout_11" rowstretch="0">
     <property name="bottomMargin">
      <number>7</number>
     </property>
     <property name="horizontalSpacing">
      <number>7</number>
     </property>
     <property name="verticalSpacing">
      <number>0</number>
     </property>
     <item row="0" column="0">
      <widget class="QLabel" name="label_2">
       <property name="font">
        <font>
         <family>Arial</family>
         <pointsize>14</pointsize>
        </font>
       </property>
       <property name="layoutDirection">
        <enum>Qt::LeftToRight</enum>
       </property>
       <property name="text">
        <string>已发送</string>
       </property>
       <property name="alignment">
        <set>Qt::AlignCenter</set>
       </property>
      </widget>
     </item>
     <item row="0" column="1">
      <widget class="QLabel" name="label_sendCnt">
       <property name="font">
        <font>
         <family>Arial</family>
         <pointsize>14</pointsize>
        </font>
       </property>
       <property name="text">
        <string/>
       </property>
      </widget>
     </item>
    </layout>
   </item>
  </layout>
 </widget>
 <resources/>
 <connections>
  <connection>
   <sender>pushButton_connect</sender>
   <signal>clicked()</signal>
   <receiver>Form</receiver>
   <slot>push_udpconnect()</slot>
   <hints>
    <hint type="sourcelabel">
     <x>111</x>
     <y>159</y>
    </hint>
    <hint type="destinationlabel">
     <x>277</x>
     <y>49</y>
    </hint>
   </hints>
  </connection>
  <connection>
   <sender>pushButton_lenset</sender>
   <signal>clicked()</signal>
   <receiver>Form</receiver>
   <slot>push_lenset()</slot>
   <hints>
    <hint type="sourcelabel">
     <x>1030</x>
     <y>51</y>
    </hint>
    <hint type="destinationlabel">
     <x>851</x>
     <y>113</y>
    </hint>
   </hints>
  </connection>
  <connection>
   <sender>pushButton_powset</sender>
   <signal>clicked()</signal>
   <receiver>Form</receiver>
   <slot>push_powset()</slot>
   <hints>
    <hint type="sourcelabel">
     <x>1016</x>
     <y>92</y>
    </hint>
    <hint type="destinationlabel">
     <x>857</x>
     <y>168</y>
    </hint>
   </hints>
  </connection>
  <connection>
   <sender>pushButton_hzset</sender>
   <signal>clicked()</signal>
   <receiver>Form</receiver>
   <slot>push_hzset()</slot>
   <hints>
    <hint type="sourcelabel">
     <x>1007</x>
     <y>126</y>
    </hint>
    <hint type="destinationlabel">
     <x>855</x>
     <y>220</y>
    </hint>
   </hints>
  </connection>
  <connection>
   <sender>pushButton_relog</sender>
   <signal>clicked()</signal>
   <receiver>Form</receiver>
   <slot>push_relog()</slot>
   <hints>
    <hint type="sourcelabel">
     <x>360</x>
     <y>186</y>
    </hint>
    <hint type="destinationlabel">
     <x>746</x>
     <y>61</y>
    </hint>
   </hints>
  </connection>
  <connection>
   <sender>pushButton_closeconnect</sender>
   <signal>clicked()</signal>
   <receiver>Form</receiver>
   <slot>push_udpclose()</slot>
   <hints>
    <hint type="sourcelabel">
     <x>226</x>
     <y>161</y>
    </hint>
    <hint type="destinationlabel">
     <x>475</x>
     <y>194</y>
    </hint>
   </hints>
  </connection>
  <connection>
   <sender>pushButton_findip</sender>
   <signal>clicked()</signal>
   <receiver>Form</receiver>
   <slot>push_findip()</slot>
   <hints>
    <hint type="sourcelabel">
     <x>432</x>
     <y>42</y>
    </hint>
    <hint type="destinationlabel">
     <x>412</x>
     <y>5</y>
    </hint>
   </hints>
  </connection>
 </connections>
 <slots>
  <slot>push_udpconnect()</slot>
  <slot>push_udpclose()</slot>
  <slot>push_lenset()</slot>
  <slot>push_powset()</slot>
  <slot>push_hzset()</slot>
  <slot>push_relog()</slot>
  <slot>push_findip()</slot>
 </slots>
</ui>
